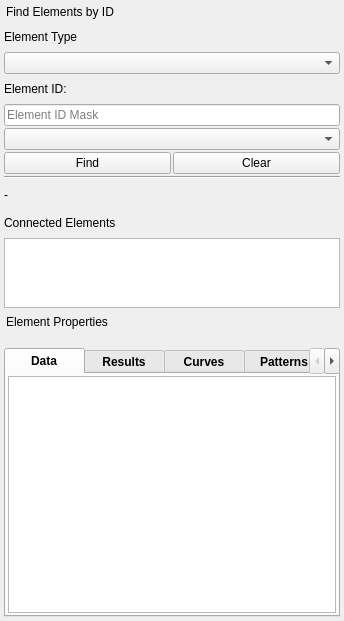
<?xml version="1.0" encoding="UTF-8"?>
<ui version="4.0">
 <class>DockWidget</class>
 <widget class="QDockWidget" name="DockWidget">
  <property name="geometry">
   <rect>
    <x>0</x>
    <y>0</y>
    <width>344</width>
    <height>621</height>
   </rect>
  </property>
  <property name="features">
   <set>QDockWidget::AllDockWidgetFeatures</set>
  </property>
  <property name="allowedAreas">
   <set>Qt::AllDockWidgetAreas</set>
  </property>
  <property name="windowTitle">
   <string>Elements Explorer</string>
  </property>
  <widget class="QWidget" name="dockWidgetContents">
   <layout class="QVBoxLayout" name="verticalLayout_2">
    <property name="spacing">
     <number>2</number>
    </property>
    <property name="leftMargin">
     <number>2</number>
    </property>
    <property name="topMargin">
     <number>2</number>
    </property>
    <property name="rightMargin">
     <number>2</number>
    </property>
    <property name="bottomMargin">
     <number>2</number>
    </property>
    <item>
     <layout class="QVBoxLayout" name="verticalLayout">
      <property name="spacing">
       <number>2</number>
      </property>
      <property name="leftMargin">
       <number>0</number>
      </property>
      <property name="topMargin">
       <number>0</number>
      </property>
      <property name="rightMargin">
       <number>0</number>
      </property>
      <property name="bottomMargin">
       <number>0</number>
      </property>
      <item>
       <widget class="QDockWidget" name="findElementsDock">
        <property name="features">
         <set>QDockWidget::NoDockWidgetFeatures</set>
        </property>
        <property name="windowTitle">
         <string>Find Elements by ID</string>
        </property>
        <widget class="QWidget" name="dockWidgetContents_2">
         <layout class="QVBoxLayout" name="verticalLayout_4">
          <property name="spacing">
           <number>2</number>
          </property>
          <property name="leftMargin">
           <number>2</number>
          </property>
          <property name="topMargin">
           <number>2</number>
          </property>
          <property name="rightMargin">
           <number>2</number>
          </property>
          <property name="bottomMargin">
           <number>2</number>
          </property>
          <item>
           <layout class="QVBoxLayout" name="verticalLayout_3">
            <property name="spacing">
             <number>2</number>
            </property>
            <property name="leftMargin">
             <number>0</number>
            </property>
            <property name="topMargin">
             <number>0</number>
            </property>
            <property name="rightMargin">
             <number>0</number>
            </property>
            <property name="bottomMargin">
             <number>0</number>
            </property>
            <item>
             <widget class="QLabel" name="label_3">
              <property name="text">
               <string>Element Type</string>
              </property>
             </widget>
            </item>
            <item>
             <widget class="QComboBox" name="cbElementType">
              <property name="sizePolicy">
               <sizepolicy hsizetype="Expanding" vsizetype="Fixed">
                <horstretch>0</horstretch>
                <verstretch>0</verstretch>
               </sizepolicy>
              </property>
             </widget>
            </item>
            <item>
             <widget class="QLabel" name="label_4">
              <property name="text">
               <string>Element ID:</string>
              </property>
             </widget>
            </item>
            <item>
             <widget class="QLineEdit" name="leElementMask">
              <property name="sizePolicy">
               <sizepolicy hsizetype="Expanding" vsizetype="Fixed">
                <horstretch>0</horstretch>
                <verstretch>0</verstretch>
               </sizepolicy>
              </property>
              <property name="placeholderText">
               <string>Element ID Mask</string>
              </property>
             </widget>
            </item>
            <item>
             <widget class="QComboBox" name="cbElementId">
              <property name="sizePolicy">
               <sizepolicy hsizetype="Expanding" vsizetype="Fixed">
                <horstretch>0</horstretch>
                <verstretch>0</verstretch>
               </sizepolicy>
              </property>
              <property name="placeholderText">
               <string/>
              </property>
             </widget>
            </item>
            <item>
             <layout class="QHBoxLayout" name="horizontalLayout_2">
              <property name="spacing">
               <number>2</number>
              </property>
              <item>
               <widget class="QPushButton" name="btFind">
                <property name="sizePolicy">
                 <sizepolicy hsizetype="Minimum" vsizetype="Fixed">
                  <horstretch>0</horstretch>
                  <verstretch>0</verstretch>
                 </sizepolicy>
                </property>
                <property name="text">
                 <string>Find</string>
                </property>
               </widget>
              </item>
              <item>
               <widget class="QPushButton" name="btClear">
                <property name="text">
                 <string>Clear</string>
                </property>
               </widget>
              </item>
             </layout>
            </item>
            <item>
             <widget class="Line" name="line">
              <property name="orientation">
               <enum>Qt::Horizontal</enum>
              </property>
             </widget>
            </item>
            <item>
             <widget class="QLabel" name="labelFoundElement">
              <property name="text">
               <string>-</string>
              </property>
             </widget>
            </item>
            <item>
             <widget class="QLabel" name="labelAdjacentNodeLinks">
              <property name="text">
               <string>Connected Elements</string>
              </property>
             </widget>
            </item>
            <item>
             <widget class="QListWidget" name="listWidget">
              <property name="sizePolicy">
               <sizepolicy hsizetype="Expanding" vsizetype="Expanding">
                <horstretch>0</horstretch>
                <verstretch>0</verstretch>
               </sizepolicy>
              </property>
              <property name="minimumSize">
               <size>
                <width>0</width>
                <height>60</height>
               </size>
              </property>
              <property name="maximumSize">
               <size>
                <width>16777215</width>
                <height>70</height>
               </size>
              </property>
              <property name="font">
               <font>
                <family>MS Shell Dlg 2</family>
                <pointsize>8</pointsize>
               </font>
              </property>
             </widget>
            </item>
           </layout>
          </item>
         </layout>
        </widget>
       </widget>
      </item>
      <item>
       <widget class="QDockWidget" name="elementPropertiesDock">
        <property name="features">
         <set>QDockWidget::NoDockWidgetFeatures</set>
        </property>
        <property name="windowTitle">
         <string>Element Properties</string>
        </property>
        <widget class="QWidget" name="dockWidgetContents_3">
         <layout class="QHBoxLayout" name="horizontalLayout">
          <property name="spacing">
           <number>2</number>
          </property>
          <property name="leftMargin">
           <number>2</number>
          </property>
          <property name="topMargin">
           <number>2</number>
          </property>
          <property name="rightMargin">
           <number>2</number>
          </property>
          <property name="bottomMargin">
           <number>2</number>
          </property>
          <item>
           <layout class="QVBoxLayout" name="verticalLayout_5">
            <property name="spacing">
             <number>2</number>
            </property>
            <property name="leftMargin">
             <number>0</number>
            </property>
            <property name="topMargin">
             <number>0</number>
            </property>
            <property name="rightMargin">
             <number>0</number>
            </property>
            <property name="bottomMargin">
             <number>0</number>
            </property>
            <item>
             <widget class="QLabel" name="labelFoundElement_2">
              <property name="font">
               <font>
                <pointsize>8</pointsize>
                <weight>50</weight>
                <bold>false</bold>
               </font>
              </property>
              <property name="text">
               <string/>
              </property>
             </widget>
            </item>
            <item>
             <widget class="QTabWidget" name="tabWidget">
              <property name="styleSheet">
               <string notr="true">QTabBar::tab { font-weight: bold; min-width: 80px; }</string>
              </property>
              <property name="currentIndex">
               <number>0</number>
              </property>
              <widget class="QWidget" name="tabData_2">
               <attribute name="title">
                <string>Data</string>
               </attribute>
               <layout class="QVBoxLayout" name="verticalLayout_7">
                <property name="spacing">
                 <number>2</number>
                </property>
                <property name="leftMargin">
                 <number>2</number>
                </property>
                <property name="topMargin">
                 <number>2</number>
                </property>
                <property name="rightMargin">
                 <number>2</number>
                </property>
                <property name="bottomMargin">
                 <number>2</number>
                </property>
                <item>
                 <widget class="QTableWidget" name="dataTableWidget_2">
                  <property name="font">
                   <font>
                    <family>MS Shell Dlg 2</family>
                    <pointsize>8</pointsize>
                   </font>
                  </property>
                 </widget>
                </item>
               </layout>
              </widget>
              <widget class="QWidget" name="tabResults_2">
               <attribute name="title">
                <string>Results</string>
               </attribute>
               <layout class="QHBoxLayout" name="horizontalLayout_4">
                <property name="spacing">
                 <number>2</number>
                </property>
                <property name="leftMargin">
                 <number>2</number>
                </property>
                <property name="topMargin">
                 <number>2</number>
                </property>
                <property name="rightMargin">
                 <number>2</number>
                </property>
                <property name="bottomMargin">
                 <number>2</number>
                </property>
                <item>
                 <layout class="QFormLayout" name="formLayout_2">
                  <property name="horizontalSpacing">
                   <number>2</number>
                  </property>
                  <property name="verticalSpacing">
                   <number>2</number>
                  </property>
                  <item row="1" column="1">
                   <widget class="QSlider" name="horizontalSlider_2">
                    <property name="orientation">
                     <enum>Qt::Horizontal</enum>
                    </property>
                   </widget>
                  </item>
                  <item row="2" column="1">
                   <widget class="QTableWidget" name="tableWidget_2"/>
                  </item>
                  <item row="0" column="1">
                   <widget class="QLabel" name="label_2">
                    <property name="sizePolicy">
                     <sizepolicy hsizetype="Preferred" vsizetype="Fixed">
                      <horstretch>0</horstretch>
                      <verstretch>0</verstretch>
                     </sizepolicy>
                    </property>
                    <property name="text">
                     <string>Day 1, 15:10</string>
                    </property>
                    <property name="textFormat">
                     <enum>Qt::PlainText</enum>
                    </property>
                    <property name="alignment">
                     <set>Qt::AlignCenter</set>
                    </property>
                   </widget>
                  </item>
                 </layout>
                </item>
               </layout>
              </widget>
              <widget class="QWidget" name="tabCurves_2">
               <attribute name="title">
                <string>Curves</string>
               </attribute>
               <layout class="QVBoxLayout" name="verticalLayout_6">
                <property name="spacing">
                 <number>2</number>
                </property>
                <property name="leftMargin">
                 <number>2</number>
                </property>
                <property name="topMargin">
                 <number>2</number>
                </property>
                <property name="rightMargin">
                 <number>2</number>
                </property>
                <property name="bottomMargin">
                 <number>2</number>
                </property>
               </layout>
              </widget>
              <widget class="QWidget" name="tabPatterns_2">
               <attribute name="title">
                <string>Patterns</string>
               </attribute>
               <layout class="QVBoxLayout" name="verticalLayout_8">
                <property name="spacing">
                 <number>2</number>
                </property>
                <property name="leftMargin">
                 <number>2</number>
                </property>
                <property name="topMargin">
                 <number>2</number>
                </property>
                <property name="rightMargin">
                 <number>2</number>
                </property>
                <property name="bottomMargin">
                 <number>2</number>
                </property>
               </layout>
              </widget>
              <widget class="QWidget" name="tabControls_2">
               <attribute name="title">
                <string>Controls</string>
               </attribute>
               <layout class="QVBoxLayout" name="verticalLayout_9">
                <property name="spacing">
                 <number>2</number>
                </property>
                <property name="leftMargin">
                 <number>2</number>
                </property>
                <property name="topMargin">
                 <number>2</number>
                </property>
                <property name="rightMargin">
                 <number>2</number>
                </property>
                <property name="bottomMargin">
                 <number>2</number>
                </property>
               </layout>
              </widget>
             </widget>
            </item>
           </layout>
          </item>
         </layout>
        </widget>
       </widget>
      </item>
     </layout>
    </item>
   </layout>
  </widget>
 </widget>
 <resources/>
 <connections/>
</ui>
